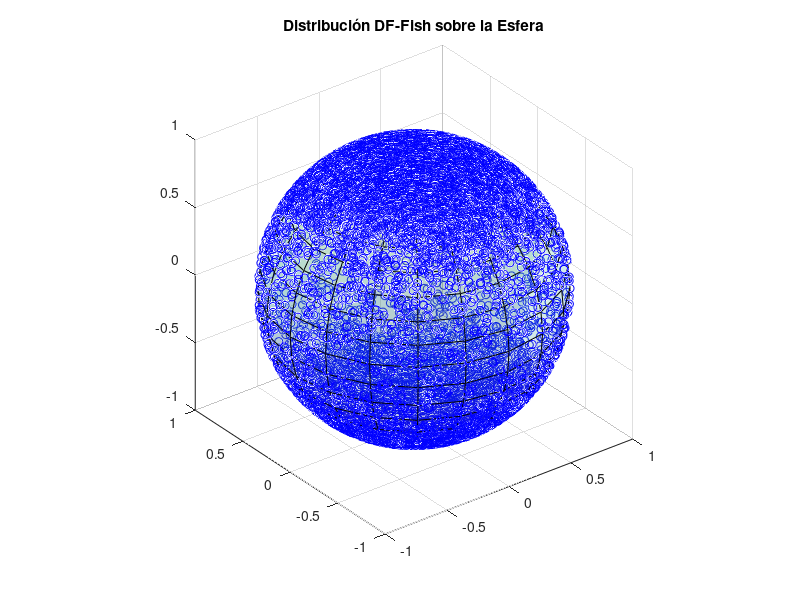

The MATLAB script that drew this image:
%------------------------------------------------------------------------------------------------
%GENERACIÓN DE UNA VARIABLE ALEATORIA SEGÚN LA DISTRIBUCIÓN DIMROTH-WATSON (DW)
%USANDO EL METODO DE FISH
%-----------------------------------------------------------------------------------------------

clear all

gamma = 5; % Parámetro de concentración, puede ser cualquier valor de R
n = 25000; % Número de muestras a generar

X=[]; %Inicializamos un vector vacío donde guardaremos las muestras

if gamma > 0 % Bipolar
     C=1/(exp(gamma)-1); % Constante normalizadora

    while length(X)< n
        U1 = rand(n,1); U2 = rand(n,1);
        X0 = log(U1/C+1)/gamma;
        X1 = X0(U2 <= exp(gamma*(X0.^2-X0))); %Criterio de aceptación-rechazo
        U = rand(length(X1),1);
        X1 = X1.*((U<1/2)-(U>=1/2)); %Simetria respecto al ecuador
        X = [X; X1]; % Añadir las muestras aceptadas al conjunto X
    end

else %Girdle
     c1 = sqrt(abs(gamma)); % Constantes normalizadoras
     c2 = atan(c1);
    while length(X)< n
        U1 = rand(n,1); U2 = rand(n,1);
        X0 = tan(c2*U1)/c1;
        X1 = X0(U2 <= (1-gamma*X0.^2).*exp(gamma*X0.^2)); %Criterio de aceptación-rechazo
        U = rand(length(X1),1);
        X1 = X1.*((U<1/2)-(U>=1/2)); %Simetria respecto al ecuador
        X = [X; X1]; %  Añadir las muestras aceptadas al conjunto X
    end
end

%Corresponde al cos(polar)
X = X(1:n); % Asegurar que solo tenemos exactamente n muestras

%Construimos el vector final Y
phi = 2*pi*rand(n,1);
sx=sqrt(1-X.^2); %Corresponde al sin(polar)
Y=[cos(phi).*sx,sin(phi).*sx,X];

    % Graficar las muestras en una esfera (S_{2})
    figure;
    x=Y(:,1); y=Y(:,2); z=Y(:,3); 
    plot3(x,y,z,'bo')
    title('Distribución DF-Fish sobre la Esfera')
    hold on
    [x2,y2,z2] = sphere;
    obj= surf(x2,y2,z2);
    set(obj,'FaceAlpha',0.2)
    axis equal;
    grid on;
    hold off
    %print(gcf, 'DW-Fish16', '-dpng', '-r300')
